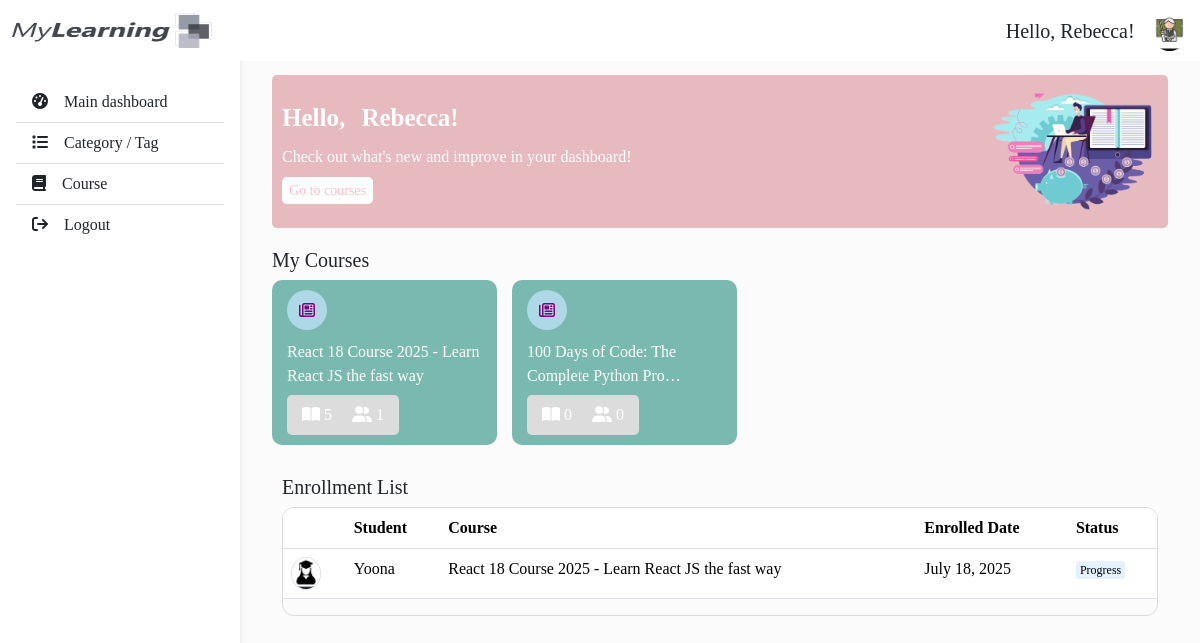
Page /instructor-dashboard/ (signed in) on the committed database.
### courses/models.py (models this page shows, shortened)
class Course(models.Model):
  name = models.CharField(max_length=100)
  category = models.ForeignKey(Category, on_delete=models.SET_NULL, null=True)
  instructor = models.ForeignKey(Instructor, on_delete=models.SET_NULL, null=True, related_name='courses')
  price = models.DecimalField(max_digits=10, decimal_places=2)
  description = models.TextField()
  image = models.ImageField(blank=True, null=True, upload_to='images')
  published_date = models.DateField(auto_now_add=True)

### enrollments/models.py (models this page shows, shortened)
class Enrollment(models.Model):
  STATUS_CHOICES = {
    'Progress': 'Progress',
    'Completed': 'Completed'
  }
  student = models.ForeignKey(Student, on_delete=models.SET_NULL, null=True, related_name='enrollments')
  course = models.ForeignKey(Course, on_delete=models.SET_NULL, null=True, related_name='enrollments')
  enrolled_date = models.DateField(auto_now_add=True)
  status = models.CharField(max_length=20, choices=STATUS_CHOICES, default='Progress', blank=True, null=True)
  class Meta:
    unique_together = ('student', 'course')

### users/models.py (models this page shows, shortened)
class Student(models.Model):
  GENDER_CHOICES = {
    'Female': 'Female',
    'Male': 'Male'
  }
  user = models.OneToOneField(User, on_delete=models.CASCADE, null=True)
  name = models.CharField(max_length=100)
  age = models.IntegerField()
  gender = models.CharField(max_length=15, choices=GENDER_CHOICES)
  email = models.EmailField()
  phone = models.CharField(max_length=20)
  address = models.CharField(max_length=150)

### users/decorators.py (the view)
    def wrapper_func(request, *args, **kwargs):
      group = None
      if request.user.groups.exists():
        group = request.user.groups.all()[0].name
        print('login group: ', group)
      print('allow group: ', allow_roles)
      if group in allow_roles:
        return view_func(request, *args, **kwargs)
      else:
        return HttpResponse('You are not authorize to view this page!')

### dashboard/views.py (called while the page is built)
@login_required(login_url='login')
@allow_users(allow_roles=['instructor'])
def instructor_dashboard_view(request):
  login_id = request.user.instructor.id
  instructor = Instructor.objects.get(pk=login_id)
  if instructor is not None:
    courses = instructor.courses.all()
  total_enrollments = []
  for course in courses:
    enrollments = Enrollment.objects.filter(course=course)
    for enrollment in enrollments:
      total_enrollments.append(enrollment)
  context = {
    'courses': courses,
    'enrollments': total_enrollments,
  }
  return render(request, 'dashboard/instructor_dashboard.html', context)

### dashboard/templates/dashboard/instructor_dashboard.html (shortened to what this page needs)
{% extends 'base.html' %}
{% block content %}
  <div class="dashboard px-4 py-3">
    <div class="top-section">
      <div class="top-section__info">
        <p>Hello, {{request.user}}!</p>
        <p>Check out what's new and improve in your dashboard!</p>
        <a href="{% url 'courses:course_list' %}">Go to courses</a>
      </div>
      <div class="top-section__img-container">
        <img src="/media/profiles/dashboard-image.png" alt="dashboard-img">
      </div>
    </div>
    <div class="middle-section">
      <h5>My Courses</h5>
      <div class="course-card-container">
        {% if courses.all %}
          {% for course in courses %}
            <div class="course-card">
              <i class="fa-regular fa-newspaper"></i>
              <div class="limit-to-2-lines">{{course.name}}</div>
              <div>
                <div>
                  <i class="fa-solid fa-book-open"></i>
                  <span>{{course.lessons.count}}</span>
                </div>
                <div>
                  <i class="fa-solid fa-user-group"></i>
                  <span>{{course.enrollments.count}}</span>
                </div>
              </div>
            </div>
          {% endfor %}
        {% endif %}
      </div>
    </div>
    <div class="bottom-section">
       <div class="right">
        <h5>Enrollment List</h5>
        <div class="overflow-auto">
          <table class="table" style="min-width: 700px;">
            <thead>
              <tr>
                <th scope="col"></th>
                <th scope="col">Student</th>
                <th scope="col">Course</th>
                <th scope="col">Enrolled Date</th>
                <th scope="col">Status</th>
              </tr>
            </thead>
            <tbody>
              {% for enrollment in enrollments %}
                <tr>
                  <th scope="row">
                    <img class="rounded-circle border" style="width: 30px;" src="
                    {% if enrollment.student.gender == 'Female'  %}
                      /media/profiles/female-student-profile.jpg
                    {% else %}
                      /media/profiles/male-student-profile.jpg
                    {% endif %}
                    " alt="profile">
                  </th>
                  <td>{{enrollment.student.name}}</td>
                  <td>{{enrollment.course.name}}</td>
                  <td>{{enrollment.enrolled_date}}</td>
                  <td>
                    <span class="
                      {% if enrollment.status == 'Progress' %}
                        status-progress
                      {% else %}
                        status-completed
                      {% endif %}
                    ">{{enrollment.status}}</span>
                  </td>
                </tr>
              {% endfor %}
            </tbody>
          </table>
        </div>
       </div>
    </div>
  </div>
{% endblock content %}

### templates/base.html (shortened to what this page needs)
<!DOCTYPE html>
<html lang="en">
  <head>
    {% load static %}
    <link
      href="https://cdn.jsdelivr.net/npm/bootstrap@5.3.7/dist/css/bootstrap.min.css"
      rel="stylesheet"
    />
    <link
      rel="stylesheet"
      href="https://cdn.jsdelivr.net/npm/bootstrap-icons@1.11.3/font/bootstrap-icons.css"
    />
    <link
      rel="stylesheet"
      href="https://cdnjs.cloudflare.com/ajax/libs/font-awesome/6.5.0/css/all.min.css"
    />
    <link rel="stylesheet" href="{% static 'css/style.css' %}" />
  </head>
  <body>
    <header>
      <nav
        id="sidebarMenu"
        class="collapse d-lg-block sidebar collapse bg-white"
      >
        <div class="position-sticky">
          <div class="list-group list-group-flush mx-3 mt-4">
            <a
              href="{% url 'dashboard' %}"
              class="list-group-item list-group-item-action py-2 ripple"
              aria-current="true"
            >
              <i class="fas fa-tachometer-alt me-3"></i
              ><span>Main dashboard</span>
            </a>
            {% if request.user.groups.all.0.name == 'admin' or request.user.groups.all.0.name == 'instructor' %}
              <a
                href="{% url 'courses:category_list' %}"
                class="list-group-item list-group-item-action py-2 ripple"
              >
                <i class="fa-solid fa-list me-3"></i><span>Category / Tag</span>
              </a>
            {% endif %}
            <a
              href="{% url 'courses:course_list' %}"
              class="list-group-item list-group-item-action py-2 ripple"
            >
              <i class="fa-solid fa-book me-3"></i><span>Course</span>
            </a>
            <a
              href="{% url 'logout' %}"
              class="list-group-item list-group-item-action py-2 ripple"
            >
              <i class="fa-solid fa-arrow-right-from-bracket me-3"></i></i></i><span>Logout</span>
            </a>
          </div>
        </div>
      </nav>
      <nav id="main-navbar" class="navbar navbar-expand-lg bg-white fixed-top">
        <div class="container-fluid">
          <a class="navbar-brand" href="#">
            <img
              src="/media/profiles/my-learning-logo.png"
              height="35"
              width="200"
              alt="MDB Logo"
              loading="lazy"
            />
          </a>
          <ul class="navbar-nav ms-auto d-flex flex-row align-items-center gap-3">
            <li class="nav-item fs-5 d-flex align-items-center gap-3">
              <span>Hello, {{request.user}}!</span>
              <div>
                {% with request.user.groups.all.0.name as group %}
                  {% if group == "admin" %}
                      <img src="/media/profiles/employee-profile.webp" alt="profile" style="height: 40px; border-radius: 50%;" />
                  {% elif group == "instructor" %}
                      <img src="/media/profiles/instructor-profile.jpg" alt="profile" style="height: 40px; border-radius: 50%;" />
                  {% endif %}
                {% endwith %}
              </div>
            </li>
          </ul>
        </div>
      </nav>
    </header>
    <main style="margin-top: 35px">
      <div class="container py-4 px-2">
        {% block content %} {% endblock content %}
      </div>
    </main>
  </body>
</html>

### static/css/style.css (style rules this page uses)
body { background-color: #fbfbfb; font-family: Cambria, Cochin, Georgia, Times, "Times New Roman", serif; }
@media (min-width: 991.98px) { main { padding-left: 240px; } }
.limit-to-2-lines { display: -webkit-box; -webkit-line-clamp: 2; -webkit-box-orient: vertical; overflow: hidden; }
.sidebar { position: fixed; top: 0; bottom: 0; left: 0; padding: 58px 0 0; box-shadow: 0 2px 5px 0 rgb(0 0 0 / 5%), 0 2px 10px 0 rgb(0 0 0 / 5%); width: 240px; z-index: 600; }
.status-progress { padding: 2px 4px; border-radius: 3px; font-size: 12px; background-color: rgb(228, 242, 253); }

### rows in the picture
Course: name "React 18 Course 2025 - Learn React JS the fast way", lessons.count "5", enrollments.count "1"
Course: name "100 Days of Code: The Complete Python…", lessons.count "0", enrollments.count "0"
Enrollment: student.name "Yoona", course.name "React 18 Course 2025 - Learn React JS the fast way", enrolled_date "July 18, 2025", status "Progress"

### other values in the picture
{{ request.user }} "Rebecca"
